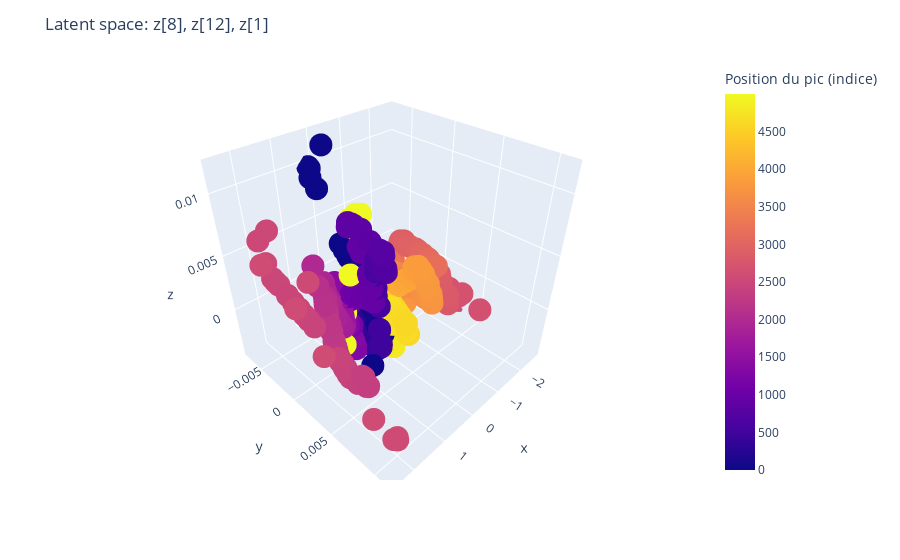

Here is the notebook cell this chart was saved with:
### Code cell
# Visualisation 3D des données dans l'espace latent
# ============================================================
dataloader_test_big = DataLoader(test_dataset, batch_size=1024, shuffle=False)

index1, index2, index3 = top3_indices[0], top3_indices[1], top3_indices[2]
vae_latent_3d(vae, dataloader_test_big, index1=index1, index2=index2, index3=index3, color_mode="peak_pos", device=device)

### Figure 1 — Plotly figure (JSON) as saved in the notebook; plotly's stock layout.template omitted (floating-point values rounded to 4 significant figures; data arrays with more than 128 entries replaced by an {"elided": "..."} marker saying what was removed)
{"data": [{"hovertemplate": "x=%{x}<br>y=%{y}<br>z=%{z}<br>Position du pic (indice)=%{marker.color}<extra></extra>", "legendgroup": "", "marker": {"color": {"elided": "718 int values"}, "coloraxis": "coloraxis", "symbol": "circle"}, "mode": "markers", "name": "", "scene": "scene", "showlegend": false, "type": "scatter3d", "x": {"elided": "718 float values"}, "y": {"elided": "718 float values"}, "z": {"elided": "718 float values"}}], "layout": {"coloraxis": {"colorbar": {"title": {"text": "Position du pic (indice)"}}, "colorscale": [[0, "#0d0887"], [0.1111, "#46039f"], [0.2222, "#7201a8"], [0.3333, "#9c179e"], [0.4444, "#bd3786"], [0.5556, "#d8576b"], [0.6667, "#ed7953"], [0.7778, "#fb9f3a"], [0.8889, "#fdca26"], [1, "#f0f921"]]}, "legend": {"tracegroupgap": 0}, "margin": {"t": 60}, "scene": {"domain": {"x": [0, 1], "y": [0, 1]}, "xaxis": {"title": {"text": "x"}}, "yaxis": {"title": {"text": "y"}}, "zaxis": {"title": {"text": "z"}}}, "title": {"text": "Latent space: z[8], z[12], z[1]"}}}
